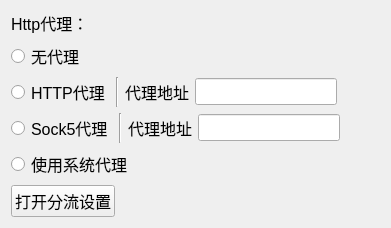
          <widget class="QFrame" name="frame_5">
           <property name="font">
            <font>
             <pointsize>12</pointsize>
            </font>
           </property>
           <property name="styleSheet">
            <string notr="true"/>
           </property>
           <layout class="QVBoxLayout" name="verticalLayout_8">
            <item>
             <widget class="QLabel" name="label_7">
              <property name="maximumSize">
               <size>
                <width>16777215</width>
                <height>26</height>
               </size>
              </property>
              <property name="font">
               <font>
                <pointsize>12</pointsize>
               </font>
              </property>
              <property name="text">
               <string>Http代理：</string>
              </property>
             </widget>
            </item>
            <item>
             <widget class="QRadioButton" name="proxy0">
              <property name="text">
               <string>无代理</string>
              </property>
              <attribute name="buttonGroup">
               <string notr="true">proxyGroup</string>
              </attribute>
             </widget>
            </item>
            <item>
             <layout class="QHBoxLayout" name="horizontalLayout_23">
              <item>
               <widget class="QRadioButton" name="proxy1">
                <property name="minimumSize">
                 <size>
                  <width>90</width>
                  <height>0</height>
                 </size>
                </property>
                <property name="text">
                 <string>HTTP代理</string>
                </property>
                <attribute name="buttonGroup">
                 <string notr="true">proxyGroup</string>
                </attribute>
               </widget>
              </item>
              <item>
               <widget class="Line" name="line_5">
                <property name="orientation">
                 <enum>Qt::Vertical</enum>
                </property>
               </widget>
              </item>
              <item>
               <widget class="QLabel" name="label_31">
                <property name="text">
                 <string>代理地址</string>
                </property>
                <property name="alignment">
                 <set>Qt::AlignCenter</set>
                </property>
               </widget>
              </item>
              <item>
               <widget class="QLineEdit" name="httpEdit"/>
              </item>
              <item>
               <spacer name="horizontalSpacer">
                <property name="orientation">
                 <enum>Qt::Horizontal</enum>
                </property>
                <property name="sizeHint" stdset="0">
                 <size>
                  <width>40</width>
                  <height>20</height>
                 </size>
                </property>
               </spacer>
              </item>
             </layout>
            </item>
            <item>
             <layout class="QHBoxLayout" name="horizontalLayout_24">
              <item>
               <widget class="QRadioButton" name="proxy2">
                <property name="minimumSize">
                 <size>
                  <width>90</width>
                  <height>0</height>
                 </size>
                </property>
                <property name="text">
                 <string>Sock5代理</string>
                </property>
                <attribute name="buttonGroup">
                 <string notr="true">proxyGroup</string>
                </attribute>
               </widget>
              </item>
              <item>
               <widget class="Line" name="line_6">
                <property name="orientation">
                 <enum>Qt::Vertical</enum>
                </property>
               </widget>
              </item>
              <item>
               <widget class="QLabel" name="label_32">
                <property name="text">
                 <string>代理地址</string>
                </property>
               </widget>
              </item>
              <item>
               <widget class="QLineEdit" name="sockEdit"/>
              </item>
              <item>
               <spacer name="horizontalSpacer_22">
                <property name="orientation">
                 <enum>Qt::Horizontal</enum>
                </property>
                <property name="sizeHint" stdset="0">
                 <size>
                  <width>40</width>
                  <height>20</height>
                 </size>
                </property>
               </spacer>
              </item>
             </layout>
            </item>
            <item>
             <layout class="QHBoxLayout" name="horizontalLayout_27">
              <item>
               <widget class="QRadioButton" name="proxy3">
                <property name="text">
                 <string>使用系统代理</string>
                </property>
                <attribute name="buttonGroup">
                 <string notr="true">proxyGroup</string>
                </attribute>
               </widget>
              </item>
             </layout>
            </item>
            <item>
             <layout class="QHBoxLayout" name="horizontalLayout_28">
              <item>
               <widget class="QPushButton" name="openProxy">
                <property name="text">
                 <string>打开分流设置</string>
                </property>
               </widget>
              </item>
              <item>
               <spacer name="horizontalSpacer_26">
                <property name="orientation">
                 <enum>Qt::Horizontal</enum>
                </property>
                <property name="sizeHint" stdset="0">
                 <size>
                  <width>40</width>
                  <height>20</height>
                 </size>
                </property>
               </spacer>
              </item>
             </layout>
            </item>
           </layout>
          </widget>
